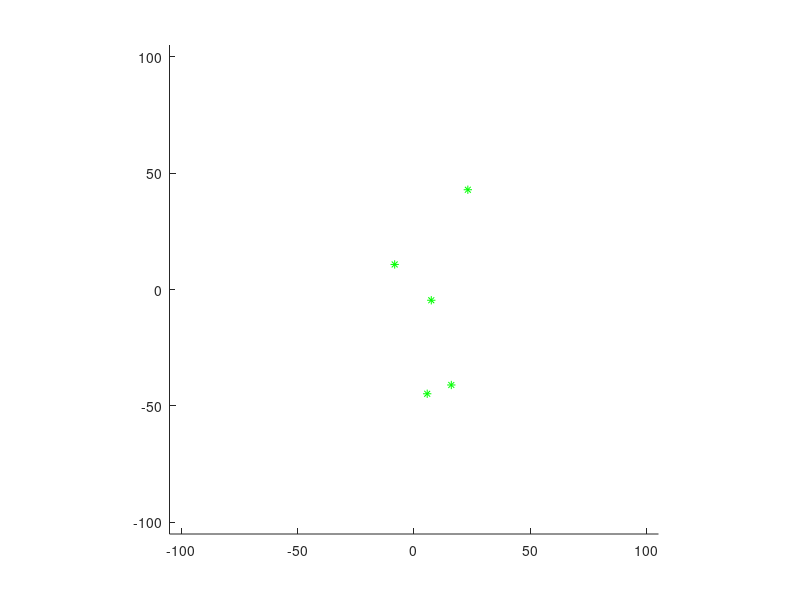

MATLAB code for this plot: (Note: this script raises an error after producing the figure.)
function EKFMappingRob
    clear all;
    close all;
    
    %%global variables
    global Map;global nSteps;
    global Reading; global ObservedTimes;
    
    %mode = 'step_by_step';
    mode = 'visualize_process';
    %mode = 'non_stop';
    
    % Num features/landmarks considered within the map
    nFeatures = 5;
    
    % Generation of the map
    MapSize = 100;
    Map = MapSize*rand(2,nFeatures)-MapSize/2;
    
    % Covariances for our very bad&expensive sensor (in the system <d,theta>)
    Sigma_r = 8.0;
    Sigma_theta = 7*pi/180;
    Q = diag([Sigma_r,Sigma_theta]).^2;
    
    % Initial robot pose
    xVehicleTrue = [-MapSize/1.5;-MapSize/1.5;0]; % We know the exact robot pose at any moment
    
    %initial conditions - no map:
    xEst = [];
    PEst = []; %Covariance marix of the landmark position (2 rows per landmark)
    QEst = 1.0*Q; %Covariance matrix of the measurement
    
    % MappedFeatures relates the index of a feature from the true map and its
    % place within the state (which depends on when it was observed).
    MappedFeatures = NaN*zeros(nFeatures,1);
    
    % storing the number of times a features has been seen
    % also store the handler to the graphical info shown
    ObservedTimes = zeros(nFeatures,2);
    
    % Initial graphics - plot true map
    figure(1); hold on; grid off;
    plot(Map(1,:),Map(2,:),'g*');hold on;
    axis([-MapSize-5 MapSize+5 -MapSize-5 MapSize+5]);
    axis equal;
    set(gcf,'doublebuffer','on'); %gcf: current figure handle
    hObsLine = line([0,0],[0,0]);
    set(hObsLine,'linestyle',':');
    
    % Loop configuration
    nSteps = 100; % Number of motions
    turning = 40; % Number of motions before turning (square path)
    
    % Control action
    u=zeros(3,1);
    u(1)=(2*MapSize/1.5)/turning;
    u(2)=0;
    
    % Matrix to store errors
    Q_det = zeros(nFeatures, nSteps);
    currentIndex = ones(nFeatures, 1);
    FeatureIndex = 0;
    
    
    % Start the loop!
    for k = 1:nSteps
        %
        % Move the robot
        %
        u(3)=0;
        if (mod(k,turning)==0) 
            u(3)=pi/2;
        end

        xVehicleTrue = tcomp(xVehicleTrue,u); % Perfectly known robot pose
        
        % We assume that the map is static (the state transition model of
        xPred = xEst;
        PPred = PEst;
        
        %
        % Observe a randomn feature
        %
        [z,iFeature] = getRandomObservationFromPose(xVehicleTrue,Map,Q);
        
        % Update the "observedtimes" for the feature and plot the reading
        ObservedTimes(iFeature)=ObservedTimes(iFeature)+1;
        PlotNumberOfReadings(xVehicleTrue,iFeature,Map);
        
        % Have we seen this feature before?
        if( ~isnan(MappedFeatures(iFeature)) ) %Yes, it is already in the map
            %
            % Predict observation
            %

            % Find out where it is in state vector
            FeatureIndex = MappedFeatures(iFeature);

            % xFeature is the current estimation of the position of the
            % landmard "FeatureIndex"
            xFeature = xPred(FeatureIndex:FeatureIndex+1);

            % Predicts the observation
            zPred = getRangeAndBearing(xVehicleTrue, xFeature);

            % Get observation Jacobians
            jHxf = - GetObsJacs(xVehicleTrue, xFeature);

            % Fill in state jacobian
            % (the jacobian is zero except for the observed landmark)
            jH = zeros(2, length(xEst));
            jH(:, FeatureIndex : FeatureIndex + 1) = jHxf(:,1:2);

            %
            % Kalman update
            %
            Innov = z-zPred; % Innovation
            Innov(2) = AngleWrap(Innov(2));
            
            S = jH*PPred*jH'+QEst;
            K = PPred*jH'*inv(S); % Gain
            xEst = xPred+ K*Innov;
            PEst = PPred-K*S*K';
            
            %ensure P remains symmetric
            PEst = 0.5*(PEst+PEst');
            
        else % No in the current map (state)
            % This is a new feature, so add it to the map
            nStates = length(xEst); %dimension 2x#landmarks_in_map
            
            % The observation is in the local frame of the robot, it has to
            % be translated to the global frame
            zx = z(1) * cos(z(2));
            zy = z(1) * sin(z(2));
            xFeature = tcomp(xVehicleTrue, [zx; zy; 0]);
            xFeature = xFeature(1:2);
            
            % Add it to the current state
            xEst = [xEst;xFeature]; %Each new feature two new rows
            
            % Compute the jacobian
            jGz = GetNewFeatureJacs(xVehicleTrue,z); %Dimension 2x2
            
            M = [eye(nStates), zeros(nStates,2);% note we don't use jacobian w.r.t vehicle since the pose doesn’t have uncertainty
            zeros(2,nStates) , jGz];
            
            PEst = M*blkdiag(PEst,QEst)*M';
            %THis can also be done directly PEst = [PEst,zeros(nStates,2);
            %                                       zeros(2,nStates),Gz*QEst*jGz']
            %remember this feature as being mapped: we store its ID for the state vector
            MappedFeatures(iFeature) = length(xEst)-1;
            %Always an odd number
        end
        
        index = round(FeatureIndex + 1) / 2;
        if (FeatureIndex)
            Q_lm = PEst(FeatureIndex:FeatureIndex+1, FeatureIndex:FeatureIndex+1);
            Q_det(index, currentIndex(index)) = det(Q_lm);
            currentIndex(index) = currentIndex(index) + 1;
        end       
        
        % Drawings
        pause(0.005);
        
        if(mod(k,2)==0)
            %xEst
            %PEst
            DrawRobot(xVehicleTrue,'r');%plot(xVehicleTrue(1),xVehicleTrue(2),'r*');
            DoMapGraphics(xEst,PEst,5); % Draw estimated poitns (in black) and ellipses
            axis([-MapSize-5 MapSize+5 -MapSize-5 MapSize+5]); % Set limits again
            drawnow;
            
            if strcmp(mode,'step_by_step')
                pause;
            elseif strcmp(mode,'visualize_process')
                pause(0.2);
            elseif strcmp(mode,'non_stop')
                % non stop!
            end
        end
    end
    
    Q_det = Q_det(:, 1:max(currentIndex));
    figure(); hold on;
    title("Covariance matrix determinants evolution");
    for i = 1:nFeatures
        plot((1:size(Q_det, 2)), Q_det(i, :));
    end
    hold off;
end